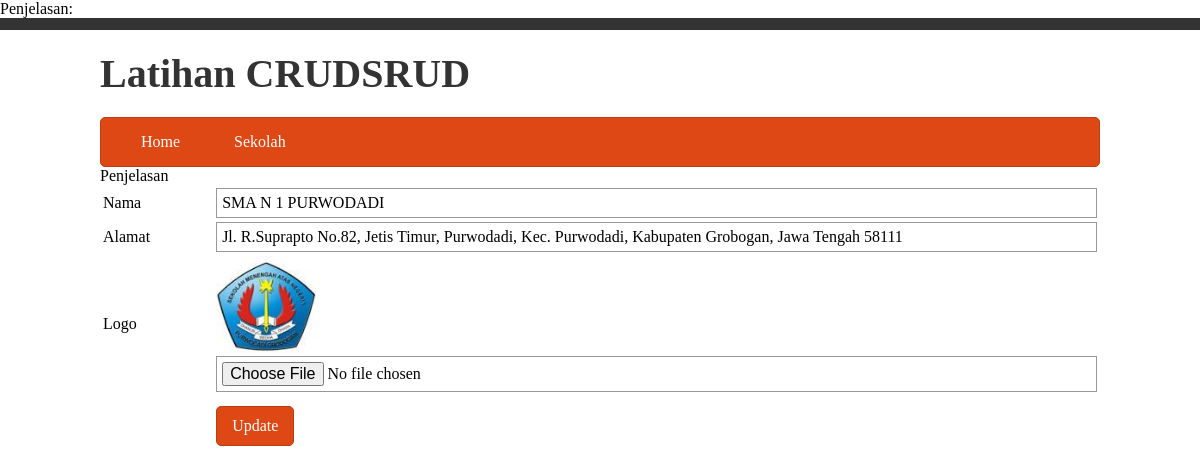
/index.php?p=sekolah&m=edit&id=2, run on the app's committed database.
### tables this page shows
CREATE TABLE `sekolah` (
  `id` int(11) NOT NULL,
  `nama` varchar(255) NOT NULL,
  `alamat` text NOT NULL,
  `logo` varchar(255) NOT NULL
);

### conf.php (called while the page is built, shortened)
<?php
function get($val){
 return
isset($_GET[$val])?htmlspecialchars($_GET[$val]):null;
}
function inc($val){
 include file_exists($val.'.php')?$val.'.php':'nofile.php';
}
?>

### tampilan/sekolah/edit.php (the view, shortened to what this page needs)
<?php
$hasil = $koneksi->prepare("SELECT * FROM sekolah WHERE `id` =
'".get('id')."'");
$hasil->execute();
$data = $hasil->fetch(PDO::FETCH_ASSOC);
?>
<form method="POST"
action="proses/sekolah/update.php"enctype="multipart/form-data">
 <table>
  <tr>
   <td>Nama</td>
   <td><input type="text" name="nama" value="<?php
echo $data['nama'];?>"></td>
  </tr>
  <tr>
   <td>Alamat</td>
   <td><input type="text" name="alamat" value="<?php
echo $data['alamat'];?>"></td>
  </tr>
  <tr>
   <td>Logo</td>
   <td><img class="img-small" src="assets/<?php echo
$data['logo'];?>">
  <input type="file" name="logo"></td>
  </tr>
  <tr>
   <td></td>
   <td><button type="submit">Update</button></td>
  </tr>
 </table>
</form>

### assets/css/css.css (style rules this page uses)
* { outline: none; }
body { margin: 0; font-family: Candara; }
button,.btn { background: #dd4814; border:1px solid #bf3e11; border-radius: 5px; padding: 10px 15px; color:white; display: inline-block; margin: 10px 0; font-family: Candara; font-size: 12pt; }
.img-small { max-width: 100px; max-height: 100px; }
table { width: 100%; }
input { font-size: 12pt; font-family: Candara; padding: 5px; width: 100%; border:1px solid #999; }

### data on the page
sekolah: nama "SMA N 1 PURWODADI", alamat "Jl. R.Suprapto No.82, Jetis Timur, Purwodadi, Kec. Purwodadi, Kabupaten Grobogan, Jawa Tengah 58111", logo (picture)
